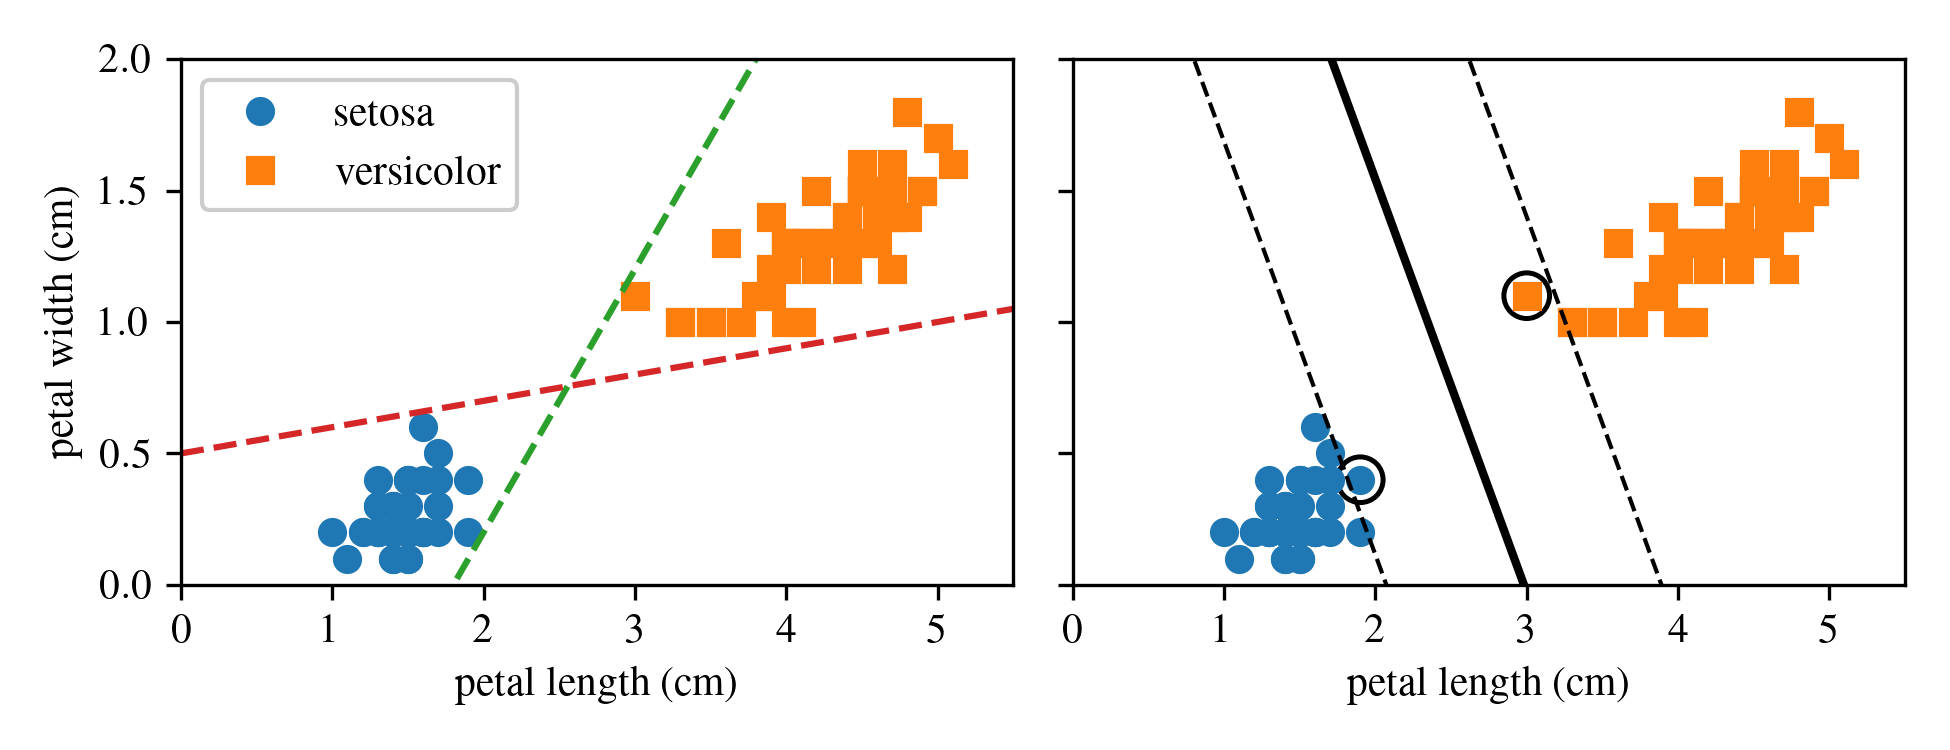

Write Python code to recreate this figure.
#!/usr/bin/env python3
# -*- coding: utf-8 -*-

import IPython as IP
IP.get_ipython().run_line_magic('reset', '-sf')

#%% import modules and set default fonts and colors

"""
Default plot formatting code for Austin Downey's series of open source notes/
books. This common header is used to set the fonts and format.

Header file last updated March 10, 2024
"""

import numpy as np
import matplotlib.pyplot as plt
import matplotlib as mpl
import scipy as sp

# set default fonts and plot colors
plt.rcParams.update({'text.usetex': True})
plt.rcParams.update({'image.cmap': 'viridis'})
plt.rcParams.update({'font.serif':['Times New Roman', 'Times', 'DejaVu Serif',
 'Bitstream Vera Serif', 'Computer Modern Roman', 'New Century Schoolbook',
 'Century Schoolbook L',  'Utopia', 'ITC Bookman', 'Bookman', 
 'Nimbus Roman No9 L', 'Palatino', 'Charter', 'serif']})
plt.rcParams.update({'font.family':'serif'})
plt.rcParams.update({'font.size': 10})
plt.rcParams.update({'mathtext.rm': 'serif'})
plt.rcParams.update({'mathtext.fontset': 'custom'}) # I don't think I need this as its set to 'stixsans' above.
cc = plt.rcParams['axes.prop_cycle'].by_key()['color']
## End of plot formatting code

plt.close('all')

#%% Load the modules needed for this code. 

from sklearn import datasets
from sklearn.svm import SVC

# Use Times New Roman in all plots
mpl.rcParams["font.family"] = "Times New Roman"

# %% Load data (only Setosa and Versicolor) ------------------------------------
iris = datasets.load_iris()
X = iris["data"][:, (2, 3)]          # petal length (x1), petal width (x2)
y = iris["target"]

mask = (y == 0) | (y == 1)           # keep only classes 0 and 1
X, y = X[mask], y[mask]

# %% Train linear SVM ----------------------------------------------------------
svm_clf = SVC(kernel="linear", C=1)
svm_clf.fit(X, y)

# %% “Bad” decision lines for comparison --------------------------------------
x0 = np.linspace(0, 5.5, 200)
bad_line_1 = x0 - 1.8
bad_line_2 = 0.1 * x0 + 0.5

# Retrieve model parameters
w = svm_clf.coef_[0]
b = svm_clf.intercept_[0]

# Decision boundary: w0*x0 + w1*x1 + b = 0  →  x1 = -w0/w1 * x0 - b/w1
decision_boundary = -w[0] / w[1] * x0 - b / w[1]

# Margin lines (distance = 1/‖w‖ in feature space)
margin = 1 / w[1]
gutter_up   = decision_boundary + margin
gutter_down = decision_boundary - margin


# %% Prepare figure ------------------------------------------------------------
plt.figure(figsize=(6.5, 2.5))

# -- Subplot (a): bad models ---------------------------------------------------
plt.subplot(1, 2, 1)
plt.plot(X[y == 0, 0], X[y == 0, 1], "o", label="setosa")
plt.plot(X[y == 1, 0], X[y == 1, 1], "s", label="versicolor")

plt.plot(x0, bad_line_1, "--")
plt.plot(x0, bad_line_2, "--")

plt.xlabel("petal length (cm)")
plt.ylabel("petal width (cm)")
plt.legend(loc="upper left", framealpha=1)
plt.axis([0, 5.5, 0, 2])

# -- Subplot (b): SVM decision boundary ---------------------------------------
plt.subplot(1, 2, 2)


# Plot data points
plt.plot(X[y == 0, 0], X[y == 0, 1], "o")
plt.plot(X[y == 1, 0], X[y == 1, 1], "s")

# Plot decision boundary and margins
plt.plot(x0, decision_boundary, "k-",  linewidth=2, label="decision boundary")
plt.plot(x0, gutter_up,        "k--", linewidth=1)
plt.plot(x0, gutter_down,      "k--", linewidth=1)

# Highlight support vectors
sv = svm_clf.support_vectors_
plt.scatter(sv[:, 0], sv[:, 1], s=120, facecolors="none", edgecolors="k", linewidths=1.2, label="support vectors")

plt.xlabel("petal length (cm)")
plt.axis([0, 5.5, 0, 2])
plt.gca().set_yticklabels([])  # hide y-tick labels

plt.tight_layout()
plt.savefig("SVM_large_margin_classification.png", dpi=300)




